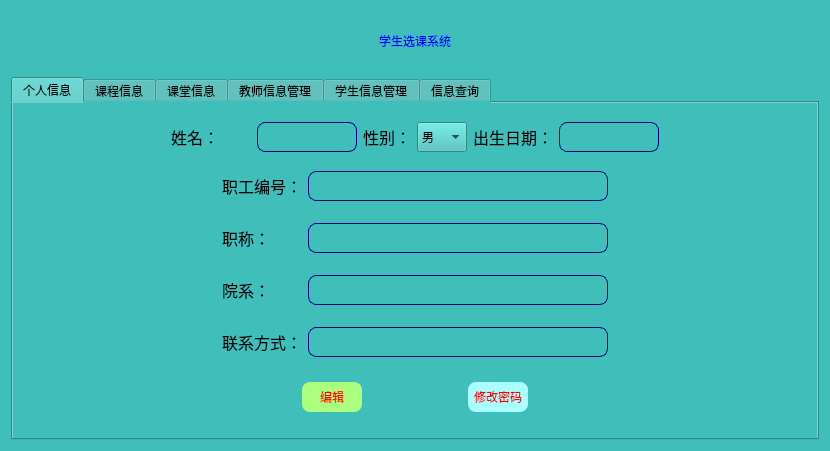
<?xml version="1.0" encoding="UTF-8"?>
<ui version="4.0">
 <class>DeanHome</class>
 <widget class="QDialog" name="DeanHome">
  <property name="geometry">
   <rect>
    <x>0</x>
    <y>0</y>
    <width>830</width>
    <height>451</height>
   </rect>
  </property>
  <property name="windowTitle">
   <string/>
  </property>
  <property name="styleSheet">
   <string notr="true">background-color: rgb(64, 191, 186);</string>
  </property>
  <layout class="QVBoxLayout" name="verticalLayout_4">
   <item>
    <widget class="QLabel" name="TitleLabel">
     <property name="minimumSize">
      <size>
       <width>200</width>
       <height>60</height>
      </size>
     </property>
     <property name="styleSheet">
      <string notr="true">font: 75 26pt &quot;Arial&quot;;
color: rgb(0, 0, 255);</string>
     </property>
     <property name="text">
      <string>学生选课系统</string>
     </property>
     <property name="alignment">
      <set>Qt::AlignCenter</set>
     </property>
    </widget>
   </item>
   <item>
    <widget class="QTabWidget" name="tabWidget">
     <property name="currentIndex">
      <number>0</number>
     </property>
     <widget class="QWidget" name="PersonalInfo">
      <attribute name="title">
       <string>个人信息</string>
      </attribute>
      <layout class="QVBoxLayout" name="verticalLayout">
       <item>
        <layout class="QHBoxLayout" name="horizontalLayout">
         <item>
          <spacer name="horizontalSpacer_13">
           <property name="orientation">
            <enum>Qt::Horizontal</enum>
           </property>
           <property name="sizeHint" stdset="0">
            <size>
             <width>40</width>
             <height>20</height>
            </size>
           </property>
          </spacer>
         </item>
         <item>
          <widget class="QLabel" name="label_2">
           <property name="minimumSize">
            <size>
             <width>80</width>
             <height>30</height>
            </size>
           </property>
           <property name="maximumSize">
            <size>
             <width>80</width>
             <height>30</height>
            </size>
           </property>
           <property name="font">
            <font>
             <family>Agency FB</family>
             <pointsize>12</pointsize>
            </font>
           </property>
           <property name="text">
            <string>姓名：</string>
           </property>
          </widget>
         </item>
         <item>
          <widget class="QLineEdit" name="DnameEdit">
           <property name="minimumSize">
            <size>
             <width>100</width>
             <height>20</height>
            </size>
           </property>
           <property name="maximumSize">
            <size>
             <width>100</width>
             <height>30</height>
            </size>
           </property>
           <property name="font">
            <font>
             <family>Arial</family>
            </font>
           </property>
           <property name="styleSheet">
            <string notr="true">border-radius:8px;
border-color: rgb(0, 0, 127);
border-width:1px;
border-style:solid;</string>
           </property>
           <property name="readOnly">
            <bool>true</bool>
           </property>
          </widget>
         </item>
         <item>
          <widget class="QLabel" name="label_7">
           <property name="maximumSize">
            <size>
             <width>80</width>
             <height>30</height>
            </size>
           </property>
           <property name="font">
            <font>
             <family>Agency FB</family>
             <pointsize>12</pointsize>
            </font>
           </property>
           <property name="text">
            <string>性别：</string>
           </property>
           <property name="alignment">
            <set>Qt::AlignRight|Qt::AlignTrailing|Qt::AlignVCenter</set>
           </property>
          </widget>
         </item>
         <item>
          <widget class="QComboBox" name="DsexBox">
           <property name="minimumSize">
            <size>
             <width>50</width>
             <height>30</height>
            </size>
           </property>
           <property name="maximumSize">
            <size>
             <width>80</width>
             <height>30</height>
            </size>
           </property>
           <item>
            <property name="text">
             <string>男</string>
            </property>
           </item>
           <item>
            <property name="text">
             <string>女</string>
            </property>
           </item>
          </widget>
         </item>
         <item>
          <widget class="QLabel" name="label_6">
           <property name="maximumSize">
            <size>
             <width>80</width>
             <height>30</height>
            </size>
           </property>
           <property name="font">
            <font>
             <family>Agency FB</family>
             <pointsize>12</pointsize>
            </font>
           </property>
           <property name="text">
            <string>出生日期：</string>
           </property>
           <property name="alignment">
            <set>Qt::AlignRight|Qt::AlignTrailing|Qt::AlignVCenter</set>
           </property>
          </widget>
         </item>
         <item>
          <widget class="QLineEdit" name="DbirthdayEdit">
           <property name="minimumSize">
            <size>
             <width>100</width>
             <height>20</height>
            </size>
           </property>
           <property name="maximumSize">
            <size>
             <width>100</width>
             <height>30</height>
            </size>
           </property>
           <property name="font">
            <font>
             <family>Arial</family>
            </font>
           </property>
           <property name="styleSheet">
            <string notr="true">border-radius:8px;
border-color: rgb(0, 0, 127);
border-width:1px;
border-style:solid;</string>
           </property>
           <property name="readOnly">
            <bool>true</bool>
           </property>
          </widget>
         </item>
         <item>
          <spacer name="horizontalSpacer_9">
           <property name="orientation">
            <enum>Qt::Horizontal</enum>
           </property>
           <property name="sizeHint" stdset="0">
            <size>
             <width>40</width>
             <height>20</height>
            </size>
           </property>
          </spacer>
         </item>
        </layout>
       </item>
       <item>
        <layout class="QHBoxLayout" name="horizontalLayout_3">
         <property name="leftMargin">
          <number>3</number>
         </property>
         <property name="topMargin">
          <number>3</number>
         </property>
         <property name="rightMargin">
          <number>3</number>
         </property>
         <property name="bottomMargin">
          <number>3</number>
         </property>
         <item>
          <spacer name="horizontalSpacer_12">
           <property name="orientation">
            <enum>Qt::Horizontal</enum>
           </property>
           <property name="sizeHint" stdset="0">
            <size>
             <width>40</width>
             <height>20</height>
            </size>
           </property>
          </spacer>
         </item>
         <item>
          <widget class="QLabel" name="majorLabel">
           <property name="sizePolicy">
            <sizepolicy hsizetype="Minimum" vsizetype="Preferred">
             <horstretch>1</horstretch>
             <verstretch>1</verstretch>
            </sizepolicy>
           </property>
           <property name="minimumSize">
            <size>
             <width>80</width>
             <height>30</height>
            </size>
           </property>
           <property name="maximumSize">
            <size>
             <width>80</width>
             <height>30</height>
            </size>
           </property>
           <property name="font">
            <font>
             <family>Agency FB</family>
             <pointsize>12</pointsize>
            </font>
           </property>
           <property name="text">
            <string>职工编号：</string>
           </property>
          </widget>
         </item>
         <item>
          <widget class="QLineEdit" name="DnoEdit">
           <property name="sizePolicy">
            <sizepolicy hsizetype="Minimum" vsizetype="Preferred">
             <horstretch>1</horstretch>
             <verstretch>1</verstretch>
            </sizepolicy>
           </property>
           <property name="minimumSize">
            <size>
             <width>200</width>
             <height>20</height>
            </size>
           </property>
           <property name="maximumSize">
            <size>
             <width>300</width>
             <height>30</height>
            </size>
           </property>
           <property name="font">
            <font>
             <family>Arial</family>
            </font>
           </property>
           <property name="autoFillBackground">
            <bool>false</bool>
           </property>
           <property name="styleSheet">
            <string notr="true">border-radius:8px;
border-color: rgb(0, 0, 127);
border-width:1px;
border-style:solid;</string>
           </property>
           <property name="frame">
            <bool>true</bool>
           </property>
           <property name="echoMode">
            <enum>QLineEdit::Normal</enum>
           </property>
           <property name="readOnly">
            <bool>true</bool>
           </property>
          </widget>
         </item>
         <item>
          <spacer name="horizontalSpacer_2">
           <property name="orientation">
            <enum>Qt::Horizontal</enum>
           </property>
           <property name="sizeHint" stdset="0">
            <size>
             <width>40</width>
             <height>20</height>
            </size>
           </property>
          </spacer>
         </item>
        </layout>
       </item>
       <item>
        <layout class="QHBoxLayout" name="horizontalLayout_2">
         <property name="leftMargin">
          <number>3</number>
         </property>
         <property name="topMargin">
          <number>3</number>
         </property>
         <property name="rightMargin">
          <number>3</number>
         </property>
         <property name="bottomMargin">
          <number>3</number>
         </property>
         <item>
          <spacer name="horizontalSpacer_11">
           <property name="orientation">
            <enum>Qt::Horizontal</enum>
           </property>
           <property name="sizeHint" stdset="0">
            <size>
             <width>40</width>
             <height>20</height>
            </size>
           </property>
          </spacer>
         </item>
         <item>
          <widget class="QLabel" name="classLabel">
           <property name="sizePolicy">
            <sizepolicy hsizetype="Minimum" vsizetype="Preferred">
             <horstretch>1</horstretch>
             <verstretch>1</verstretch>
            </sizepolicy>
           </property>
           <property name="minimumSize">
            <size>
             <width>80</width>
             <height>30</height>
            </size>
           </property>
           <property name="maximumSize">
            <size>
             <width>80</width>
             <height>30</height>
            </size>
           </property>
           <property name="font">
            <font>
             <family>Agency FB</family>
             <pointsize>12</pointsize>
            </font>
           </property>
           <property name="text">
            <string>职称：</string>
           </property>
          </widget>
         </item>
         <item>
          <widget class="QLineEdit" name="DclassEdit">
           <property name="sizePolicy">
            <sizepolicy hsizetype="Minimum" vsizetype="Preferred">
             <horstretch>1</horstretch>
             <verstretch>1</verstretch>
            </sizepolicy>
           </property>
           <property name="minimumSize">
            <size>
             <width>200</width>
             <height>20</height>
            </size>
           </property>
           <property name="maximumSize">
            <size>
             <width>300</width>
             <height>30</height>
            </size>
           </property>
           <property name="font">
            <font>
             <family>Arial</family>
            </font>
           </property>
           <property name="styleSheet">
            <string notr="true">border-radius:8px;
border-color: rgb(0, 0, 127);
border-width:1px;
border-style:solid;</string>
           </property>
           <property name="readOnly">
            <bool>true</bool>
           </property>
          </widget>
         </item>
         <item>
          <spacer name="horizontalSpacer">
           <property name="orientation">
            <enum>Qt::Horizontal</enum>
           </property>
           <property name="sizeHint" stdset="0">
            <size>
             <width>40</width>
             <height>20</height>
            </size>
           </property>
          </spacer>
         </item>
        </layout>
       </item>
       <item>
        <layout class="QHBoxLayout" name="horizontalLayout_4">
         <property name="leftMargin">
          <number>3</number>
         </property>
         <property name="topMargin">
          <number>3</number>
         </property>
         <property name="rightMargin">
          <number>3</number>
         </property>
         <property name="bottomMargin">
          <number>3</number>
         </property>
         <item>
          <spacer name="horizontalSpacer_10">
           <property name="orientation">
            <enum>Qt::Horizontal</enum>
           </property>
           <property name="sizeHint" stdset="0">
            <size>
             <width>40</width>
             <height>20</height>
            </size>
           </property>
          </spacer>
         </item>
         <item>
          <widget class="QLabel" name="majorLabel_2">
           <property name="sizePolicy">
            <sizepolicy hsizetype="Minimum" vsizetype="Preferred">
             <horstretch>1</horstretch>
             <verstretch>1</verstretch>
            </sizepolicy>
           </property>
           <property name="minimumSize">
            <size>
             <width>80</width>
             <height>30</height>
            </size>
           </property>
           <property name="maximumSize">
            <size>
             <width>80</width>
             <height>30</height>
            </size>
           </property>
           <property name="font">
            <font>
             <family>Agency FB</family>
             <pointsize>12</pointsize>
            </font>
           </property>
           <property name="text">
            <string>院系：</string>
           </property>
          </widget>
         </item>
         <item>
          <widget class="QLineEdit" name="DdeptEdit">
           <property name="sizePolicy">
            <sizepolicy hsizetype="Minimum" vsizetype="Preferred">
             <horstretch>1</horstretch>
             <verstretch>1</verstretch>
            </sizepolicy>
           </property>
           <property name="minimumSize">
            <size>
             <width>200</width>
             <height>20</height>
            </size>
           </property>
           <property name="maximumSize">
            <size>
             <width>300</width>
             <height>30</height>
            </size>
           </property>
           <property name="font">
            <font>
             <family>Arial</family>
            </font>
           </property>
           <property name="autoFillBackground">
            <bool>false</bool>
           </property>
           <property name="styleSheet">
            <string notr="true">border-radius:8px;
border-color: rgb(0, 0, 127);
border-width:1px;
border-style:solid;</string>
           </property>
           <property name="text">
            <string/>
           </property>
           <property name="frame">
            <bool>true</bool>
           </property>
           <property name="echoMode">
            <enum>QLineEdit::Normal</enum>
           </property>
           <property name="readOnly">
            <bool>true</bool>
           </property>
          </widget>
         </item>
         <item>
          <spacer name="horizontalSpacer_3">
           <property name="orientation">
            <enum>Qt::Horizontal</enum>
           </property>
           <property name="sizeHint" stdset="0">
            <size>
             <width>40</width>
             <height>20</height>
            </size>
           </property>
          </spacer>
         </item>
        </layout>
       </item>
       <item>
        <layout class="QHBoxLayout" name="horizontalLayout_5">
         <property name="leftMargin">
          <number>3</number>
         </property>
         <property name="topMargin">
          <number>3</number>
         </property>
         <property name="rightMargin">
          <number>3</number>
         </property>
         <property name="bottomMargin">
          <number>3</number>
         </property>
         <item>
          <spacer name="horizontalSpacer_8">
           <property name="orientation">
            <enum>Qt::Horizontal</enum>
           </property>
           <property name="sizeHint" stdset="0">
            <size>
             <width>40</width>
             <height>20</height>
            </size>
           </property>
          </spacer>
         </item>
         <item>
          <widget class="QLabel" name="phoneLabel">
           <property name="sizePolicy">
            <sizepolicy hsizetype="Minimum" vsizetype="Preferred">
             <horstretch>1</horstretch>
             <verstretch>1</verstretch>
            </sizepolicy>
           </property>
           <property name="minimumSize">
            <size>
             <width>80</width>
             <height>30</height>
            </size>
           </property>
           <property name="maximumSize">
            <size>
             <width>80</width>
             <height>30</height>
            </size>
           </property>
           <property name="font">
            <font>
             <family>Agency FB</family>
             <pointsize>12</pointsize>
            </font>
           </property>
           <property name="text">
            <string>联系方式：</string>
           </property>
          </widget>
         </item>
         <item>
          <widget class="QLineEdit" name="DphoneEdit">
           <property name="sizePolicy">
            <sizepolicy hsizetype="Minimum" vsizetype="Preferred">
             <horstretch>1</horstretch>
             <verstretch>1</verstretch>
            </sizepolicy>
           </property>
           <property name="minimumSize">
            <size>
             <width>200</width>
             <height>20</height>
            </size>
           </property>
           <property name="maximumSize">
            <size>
             <width>300</width>
             <height>30</height>
            </size>
           </property>
           <property name="font">
            <font>
             <family>Arial</family>
            </font>
           </property>
           <property name="styleSheet">
            <string notr="true">border-radius:8px;
border-color: rgb(0, 0, 127);
border-width:1px;
border-style:solid;</string>
           </property>
           <property name="readOnly">
            <bool>true</bool>
           </property>
          </widget>
         </item>
         <item>
          <spacer name="horizontalSpacer_4">
           <property name="orientation">
            <enum>Qt::Horizontal</enum>
           </property>
           <property name="sizeHint" stdset="0">
            <size>
             <width>40</width>
             <height>20</height>
            </size>
           </property>
          </spacer>
         </item>
        </layout>
       </item>
       <item>
        <layout class="QHBoxLayout" name="horizontalLayout_6">
         <property name="leftMargin">
          <number>6</number>
         </property>
         <property name="topMargin">
          <number>6</number>
         </property>
         <property name="rightMargin">
          <number>6</number>
         </property>
         <property name="bottomMargin">
          <number>6</number>
         </property>
         <item>
          <spacer name="horizontalSpacer_7">
           <property name="orientation">
            <enum>Qt::Horizontal</enum>
           </property>
           <property name="sizeType">
            <enum>QSizePolicy::Expanding</enum>
           </property>
           <property name="sizeHint" stdset="0">
            <size>
             <width>100</width>
             <height>20</height>
            </size>
           </property>
          </spacer>
         </item>
         <item>
          <widget class="QPushButton" name="modifyBtn">
           <property name="minimumSize">
            <size>
             <width>60</width>
             <height>30</height>
            </size>
           </property>
           <property name="maximumSize">
            <size>
             <width>100</width>
             <height>30</height>
            </size>
           </property>
           <property name="styleSheet">
            <string notr="true">color: rgb(170, 170, 0);
background-color: rgb(170, 255, 255);
background-color: rgb(170, 255, 127);
color: rgb(255, 0, 0);
border-radius:8px;</string>
           </property>
           <property name="text">
            <string>编辑</string>
           </property>
          </widget>
         </item>
         <item>
          <spacer name="horizontalSpacer_5">
           <property name="orientation">
            <enum>Qt::Horizontal</enum>
           </property>
           <property name="sizeType">
            <enum>QSizePolicy::Fixed</enum>
           </property>
           <property name="sizeHint" stdset="0">
            <size>
             <width>100</width>
             <height>20</height>
            </size>
           </property>
          </spacer>
         </item>
         <item>
          <widget class="QPushButton" name="modifyPwdBtn">
           <property name="minimumSize">
            <size>
             <width>60</width>
             <height>30</height>
            </size>
           </property>
           <property name="maximumSize">
            <size>
             <width>100</width>
             <height>30</height>
            </size>
           </property>
           <property name="styleSheet">
            <string notr="true">color: rgb(170, 170, 0);
font: 12pt &quot;Agency FB&quot;;
background-color: rgb(170, 255, 255);
color: rgb(255, 0, 0);
border-radius:8px;</string>
           </property>
           <property name="text">
            <string>修改密码</string>
           </property>
          </widget>
         </item>
         <item>
          <spacer name="horizontalSpacer_6">
           <property name="orientation">
            <enum>Qt::Horizontal</enum>
           </property>
           <property name="sizeHint" stdset="0">
            <size>
             <width>40</width>
             <height>20</height>
            </size>
           </property>
          </spacer>
         </item>
        </layout>
       </item>
      </layout>
     </widget>
     <widget class="QWidget" name="CourseInfo">
      <attribute name="title">
       <string>课程信息</string>
      </attribute>
      <layout class="QVBoxLayout" name="verticalLayout_12">
       <item>
        <widget class="QTableWidget" name="courseTable">
         <property name="sizeAdjustPolicy">
          <enum>QAbstractScrollArea::AdjustToContents</enum>
         </property>
         <property name="editTriggers">
          <set>QAbstractItemView::NoEditTriggers</set>
         </property>
        </widget>
       </item>
       <item>
        <layout class="QVBoxLayout" name="verticalLayout_2">
         <property name="leftMargin">
          <number>6</number>
         </property>
         <property name="topMargin">
          <number>6</number>
         </property>
         <property name="rightMargin">
          <number>6</number>
         </property>
         <property name="bottomMargin">
          <number>6</number>
         </property>
         <item>
          <widget class="QLineEdit" name="CourseLineEdit">
           <property name="placeholderText">
            <string>对表中数据操作请双击选择</string>
           </property>
          </widget>
         </item>
         <item>
          <layout class="QHBoxLayout" name="horizontalLayout_7">
           <property name="leftMargin">
            <number>6</number>
           </property>
           <property name="topMargin">
            <number>6</number>
           </property>
           <property name="rightMargin">
            <number>6</number>
           </property>
           <property name="bottomMargin">
            <number>6</number>
           </property>
           <item>
            <widget class="QPushButton" name="addCourseBtn">
             <property name="text">
              <string>增加 </string>
             </property>
            </widget>
           </item>
           <item>
            <widget class="QPushButton" name="deleteCourseBtn">
             <property name="text">
              <string>删除 </string>
             </property>
            </widget>
           </item>
           <item>
            <widget class="QPushButton" name="modifyCourseBtn">
             <property name="text">
              <string>修改</string>
             </property>
            </widget>
           </item>
          </layout>
         </item>
        </layout>
       </item>
      </layout>
     </widget>
     <widget class="QWidget" name="ClassInfo">
      <attribute name="title">
       <string>课堂信息</string>
      </attribute>
      <layout class="QVBoxLayout" name="verticalLayout_11">
       <item>
        <widget class="QTableWidget" name="classTable"/>
       </item>
       <item>
        <layout class="QVBoxLayout" name="verticalLayout_3">
         <property name="leftMargin">
          <number>6</number>
         </property>
         <property name="topMargin">
          <number>6</number>
         </property>
         <property name="rightMargin">
          <number>6</number>
         </property>
         <property name="bottomMargin">
          <number>6</number>
         </property>
         <item>
          <widget class="QLineEdit" name="ClassLineEdit">
           <property name="placeholderText">
            <string>对表中数据操作请双击选择</string>
           </property>
          </widget>
         </item>
         <item>
          <layout class="QHBoxLayout" name="horizontalLayout_8">
           <property name="leftMargin">
            <number>6</number>
           </property>
           <property name="topMargin">
            <number>6</number>
           </property>
           <property name="rightMargin">
            <number>6</number>
           </property>
           <property name="bottomMargin">
            <number>6</number>
           </property>
           <item>
            <widget class="QPushButton" name="addClassBtn">
             <property name="text">
              <string>增加 </string>
             </property>
            </widget>
           </item>
           <item>
            <widget class="QPushButton" name="deleteClassBtn">
             <property name="text">
              <string>删除 </string>
             </property>
            </widget>
           </item>
           <item>
            <widget class="QPushButton" name="modifyClassBtn">
             <property name="text">
              <string>修改</string>
             </property>
            </widget>
           </item>
          </layout>
         </item>
        </layout>
       </item>
      </layout>
     </widget>
     <widget class="QWidget" name="TeacherInfo">
      <attribute name="title">
       <string>教师信息管理</string>
      </attribute>
      <layout class="QVBoxLayout" name="verticalLayout_10">
       <item>
        <widget class="QTableWidget" name="teacherTable"/>
       </item>
       <item>
        <layout class="QVBoxLayout" name="verticalLayout_5">
         <property name="leftMargin">
          <number>6</number>
         </property>
         <property name="topMargin">
          <number>6</number>
         </property>
         <property name="rightMargin">
          <number>6</number>
         </property>
         <property name="bottomMargin">
          <number>6</number>
         </property>
         <item>
          <widget class="QLineEdit" name="teacherLineEdit">
           <property name="placeholderText">
            <string>对表中数据操作请双击选择</string>
           </property>
          </widget>
         </item>
         <item>
          <layout class="QHBoxLayout" name="horizontalLayout_9">
           <property name="leftMargin">
            <number>6</number>
           </property>
           <property name="topMargin">
            <number>6</number>
           </property>
           <property name="rightMargin">
            <number>6</number>
           </property>
           <property name="bottomMargin">
            <number>6</number>
           </property>
           <item>
            <widget class="QPushButton" name="addTeacherBtn">
             <property name="text">
              <string>增加 </string>
             </property>
            </widget>
           </item>
           <item>
            <widget class="QPushButton" name="deleteTeacherBtn">
             <property name="text">
              <string>删除 </string>
             </property>
            </widget>
           </item>
           <item>
            <widget class="QPushButton" name="modifyTeacherBtn">
             <property name="text">
              <string>修改</string>
             </property>
            </widget>
           </item>
          </layout>
         </item>
        </layout>
       </item>
      </layout>
     </widget>
     <widget class="QWidget" name="StudentInfo">
      <attribute name="title">
       <string>学生信息管理</string>
      </attribute>
      <layout class="QVBoxLayout" name="verticalLayout_9">
       <item>
        <widget class="QTableWidget" name="studentTable"/>
       </item>
       <item>
        <layout class="QVBoxLayout" name="verticalLayout_6">
         <property name="leftMargin">
          <number>6</number>
         </property>
         <property name="topMargin">
          <number>6</number>
         </property>
         <property name="rightMargin">
          <number>6</number>
         </property>
         <property name="bottomMargin">
          <number>6</number>
         </property>
         <item>
          <widget class="QLineEdit" name="StudentLineEdit">
           <property name="placeholderText">
            <string>对表中数据操作请双击选择</string>
           </property>
          </widget>
         </item>
         <item>
          <layout class="QHBoxLayout" name="horizontalLayout_10">
           <property name="leftMargin">
            <number>6</number>
           </property>
           <property name="topMargin">
            <number>6</number>
           </property>
           <property name="rightMargin">
            <number>6</number>
           </property>
           <property name="bottomMargin">
            <number>6</number>
           </property>
           <item>
            <widget class="QPushButton" name="addStudentBtn">
             <property name="text">
              <string>增加 </string>
             </property>
            </widget>
           </item>
           <item>
            <widget class="QPushButton" name="deleteStudentBtn">
             <property name="text">
              <string>删除 </string>
             </property>
            </widget>
           </item>
           <item>
            <widget class="QPushButton" name="modifyStudentBtn">
             <property name="text">
              <string>修改</string>
             </property>
            </widget>
           </item>
          </layout>
         </item>
        </layout>
       </item>
      </layout>
     </widget>
     <widget class="QWidget" name="QueryInfo">
      <attribute name="title">
       <string>信息查询</string>
      </attribute>
      <layout class="QVBoxLayout" name="verticalLayout_8">
       <item>
        <layout class="QHBoxLayout" name="horizontalLayout_13">
         <item>
          <layout class="QVBoxLayout" name="verticalLayout_7">
           <item>
            <layout class="QHBoxLayout" name="horizontalLayout_12">
             <property name="leftMargin">
              <number>6</number>
             </property>
             <property name="topMargin">
              <number>6</number>
             </property>
             <property name="rightMargin">
              <number>6</number>
             </property>
             <property name="bottomMargin">
              <number>6</number>
             </property>
             <item>
              <widget class="QComboBox" name="comboBox">
               <property name="minimumSize">
                <size>
                 <width>60</width>
                 <height>30</height>
                </size>
               </property>
               <property name="maximumSize">
                <size>
                 <width>80</width>
                 <height>30</height>
                </size>
               </property>
               <item>
                <property name="text">
                 <string>课程</string>
                </property>
               </item>
               <item>
                <property name="text">
                 <string>课堂</string>
                </property>
               </item>
               <item>
                <property name="text">
                 <string>教师</string>
                </property>
               </item>
               <item>
                <property name="text">
                 <string>学生</string>
                </property>
               </item>
              </widget>
             </item>
             <item>
              <widget class="QLineEdit" name="queryLineEdit">
               <property name="minimumSize">
                <size>
                 <width>100</width>
                 <height>30</height>
                </size>
               </property>
               <property name="maximumSize">
                <size>
                 <width>16777215</width>
                 <height>30</height>
                </size>
               </property>
               <property name="placeholderText">
                <string/>
               </property>
              </widget>
             </item>
            </layout>
           </item>
           <item>
            <layout class="QHBoxLayout" name="horizontalLayout_11">
             <property name="leftMargin">
              <number>6</number>
             </property>
             <property name="topMargin">
              <number>6</number>
             </property>
             <property name="rightMargin">
              <number>6</number>
             </property>
             <property name="bottomMargin">
              <number>6</number>
             </property>
             <item>
              <widget class="QPushButton" name="addBtn">
               <property name="text">
                <string>增加 </string>
               </property>
              </widget>
             </item>
             <item>
              <widget class="QPushButton" name="deleteBtn">
               <property name="text">
                <string>删除 </string>
               </property>
              </widget>
             </item>
             <item>
              <widget class="QPushButton" name="modifyBtn_2">
               <property name="text">
                <string>修改</string>
               </property>
              </widget>
             </item>
            </layout>
           </item>
          </layout>
         </item>
         <item>
          <spacer name="horizontalSpacer_14">
           <property name="orientation">
            <enum>Qt::Horizontal</enum>
           </property>
           <property name="sizeHint" stdset="0">
            <size>
             <width>40</width>
             <height>20</height>
            </size>
           </property>
          </spacer>
         </item>
        </layout>
       </item>
       <item>
        <widget class="QTableWidget" name="queryTable"/>
       </item>
      </layout>
     </widget>
    </widget>
   </item>
  </layout>
 </widget>
 <resources/>
 <connections/>
</ui>
